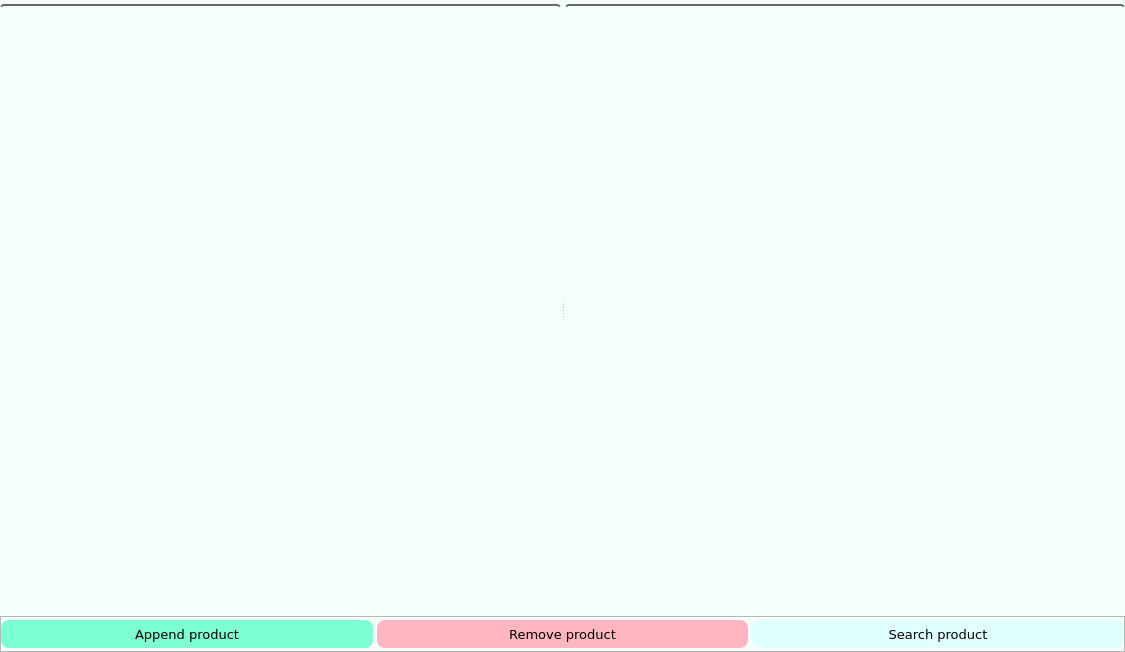
<?xml version="1.0" encoding="UTF-8"?>
<ui version="4.0">
 <class>TMainWnd</class>
 <widget class="QMainWindow" name="TMainWnd">
  <property name="geometry">
   <rect>
    <x>0</x>
    <y>0</y>
    <width>1125</width>
    <height>652</height>
   </rect>
  </property>
  <property name="windowTitle">
   <string>Store</string>
  </property>
  <property name="styleSheet">
   <string notr="true">QMainWindow{
	background-color: #F5FFFA;
}</string>
  </property>
  <widget class="QWidget" name="centralwidget">
   <property name="styleSheet">
    <string notr="true"/>
   </property>
   <layout class="QGridLayout" name="gridLayout">
    <property name="leftMargin">
     <number>0</number>
    </property>
    <property name="topMargin">
     <number>0</number>
    </property>
    <property name="rightMargin">
     <number>0</number>
    </property>
    <property name="bottomMargin">
     <number>0</number>
    </property>
    <property name="spacing">
     <number>0</number>
    </property>
    <item row="0" column="0">
     <widget class="QSplitter" name="mainSplitter">
      <property name="maximumSize">
       <size>
        <width>16777215</width>
        <height>16777215</height>
       </size>
      </property>
      <property name="styleSheet">
       <string notr="true">QSpliter{
	background-color: #D3D3D3;
}</string>
      </property>
      <property name="orientation">
       <enum>Qt::Horizontal</enum>
      </property>
      <property name="childrenCollapsible">
       <bool>false</bool>
      </property>
      <widget class="QWidget" name="layoutWidget">
       <layout class="QVBoxLayout" name="categoryLayout">
        <property name="spacing">
         <number>4</number>
        </property>
        <property name="topMargin">
         <number>4</number>
        </property>
        <item>
         <widget class="QTableView" name="categoryTable">
          <property name="font">
           <font>
            <family>Verdana</family>
            <pointsize>-1</pointsize>
            <weight>50</weight>
            <bold>false</bold>
           </font>
          </property>
          <property name="styleSheet">
           <string notr="true">QHeaderView {
    background-color: #fff;
    font-size:13px;
}
QHeaderView::section:horizontal {
    color: #fff;
    border-style: solid;
    background-color: qlineargradient( x1: 0, y1: 0, x2: 0, y2: 1,
                                        stop: 0 #696969, stop: 1 #A9A9A9);
 }
QTableView {
    border: 2px solid #F5FFFA;
    border-top-color: #696969;
    border-radius: 4px;
    background-color: #F5FFFA;
    background-image: url(:/img/other/background.png);
    gridline-color: #777;
    selection-background-color: #778899;
    color:#333;
    font-size:20px;
	text-align: center;
 }</string>
          </property>
          <property name="alternatingRowColors">
           <bool>true</bool>
          </property>
          <property name="selectionMode">
           <enum>QAbstractItemView::SingleSelection</enum>
          </property>
          <property name="selectionBehavior">
           <enum>QAbstractItemView::SelectRows</enum>
          </property>
          <attribute name="verticalHeaderMinimumSectionSize">
           <number>100</number>
          </attribute>
          <attribute name="verticalHeaderDefaultSectionSize">
           <number>100</number>
          </attribute>
         </widget>
        </item>
       </layout>
      </widget>
      <widget class="QWidget" name="layoutWidget_2">
       <layout class="QVBoxLayout" name="productLayout">
        <property name="spacing">
         <number>4</number>
        </property>
        <property name="topMargin">
         <number>4</number>
        </property>
        <item>
         <widget class="QTableView" name="productTable">
          <property name="font">
           <font>
            <family>Verdana</family>
            <pointsize>-1</pointsize>
            <weight>50</weight>
            <bold>false</bold>
           </font>
          </property>
          <property name="styleSheet">
           <string notr="true">QHeaderView {
    background-color: #fff;
    font-size:13px;
}
QHeaderView::section:horizontal {
    color: #fff;
    border-style: solid;
    background-color: qlineargradient( x1: 0, y1: 0, x2: 0, y2: 1,
                                        stop: 0 #696969, stop: 1 #A9A9A9);
 }
QTableView {
    border: 2px solid #F5FFFA;
    border-top-color: #696969;
    border-radius: 4px;
    background-color: #F5FFFA;
    background-image: url(:/img/other/background.png);
    gridline-color: #777;
    selection-background-color: #778899;
    color:#333;
    font-size:12px;
 }</string>
          </property>
          <property name="alternatingRowColors">
           <bool>true</bool>
          </property>
          <property name="selectionMode">
           <enum>QAbstractItemView::SingleSelection</enum>
          </property>
          <property name="selectionBehavior">
           <enum>QAbstractItemView::SelectRows</enum>
          </property>
          <attribute name="verticalHeaderMinimumSectionSize">
           <number>20</number>
          </attribute>
          <attribute name="verticalHeaderDefaultSectionSize">
           <number>20</number>
          </attribute>
          <attribute name="verticalHeaderShowSortIndicator" stdset="0">
           <bool>false</bool>
          </attribute>
         </widget>
        </item>
       </layout>
      </widget>
     </widget>
    </item>
    <item row="1" column="0">
     <widget class="QFrame" name="controlFrame">
      <property name="maximumSize">
       <size>
        <width>16777215</width>
        <height>36</height>
       </size>
      </property>
      <property name="styleSheet">
       <string notr="true"/>
      </property>
      <property name="frameShape">
       <enum>QFrame::StyledPanel</enum>
      </property>
      <property name="frameShadow">
       <enum>QFrame::Raised</enum>
      </property>
      <layout class="QHBoxLayout" name="buttonLayout">
       <property name="spacing">
        <number>4</number>
       </property>
       <property name="leftMargin">
        <number>0</number>
       </property>
       <property name="topMargin">
        <number>0</number>
       </property>
       <property name="rightMargin">
        <number>0</number>
       </property>
       <property name="bottomMargin">
        <number>0</number>
       </property>
       <item>
        <widget class="QPushButton" name="appendBtn">
         <property name="minimumSize">
          <size>
           <width>200</width>
           <height>28</height>
          </size>
         </property>
         <property name="font">
          <font>
           <family>Verdana</family>
           <pointsize>10</pointsize>
          </font>
         </property>
         <property name="styleSheet">
          <string notr="true">QPushButton{
	background-color: #7FFFD4;
    border-width: 2px;
    border-radius: 8px;
}</string>
         </property>
         <property name="text">
          <string>Append product</string>
         </property>
         <property name="icon">
          <iconset resource="res/store.qrc">
           <normaloff>:/images/plus</normaloff>:/images/plus</iconset>
         </property>
        </widget>
       </item>
       <item>
        <widget class="QPushButton" name="removeBtn">
         <property name="minimumSize">
          <size>
           <width>200</width>
           <height>28</height>
          </size>
         </property>
         <property name="font">
          <font>
           <family>Verdana</family>
           <pointsize>10</pointsize>
          </font>
         </property>
         <property name="styleSheet">
          <string notr="true">QPushButton{
	background-color: #FFB6C1;
    border-width: 2px;
    border-radius: 8px;
}</string>
         </property>
         <property name="text">
          <string>Remove product</string>
         </property>
         <property name="icon">
          <iconset resource="res/store.qrc">
           <normaloff>:/images/minus</normaloff>:/images/minus</iconset>
         </property>
        </widget>
       </item>
       <item>
        <widget class="QPushButton" name="searchBtn">
         <property name="minimumSize">
          <size>
           <width>200</width>
           <height>28</height>
          </size>
         </property>
         <property name="font">
          <font>
           <family>Verdana</family>
           <pointsize>10</pointsize>
          </font>
         </property>
         <property name="styleSheet">
          <string notr="true">QPushButton{
	background-color: #E0FFFF;
    border-width: 2px;
    border-radius: 8px;
}</string>
         </property>
         <property name="text">
          <string>Search product</string>
         </property>
         <property name="icon">
          <iconset resource="res/store.qrc">
           <normaloff>:/images/search</normaloff>:/images/search</iconset>
         </property>
        </widget>
       </item>
      </layout>
     </widget>
    </item>
   </layout>
  </widget>
 </widget>
 <resources>
  <include location="res/store.qrc"/>
 </resources>
 <connections/>
</ui>
